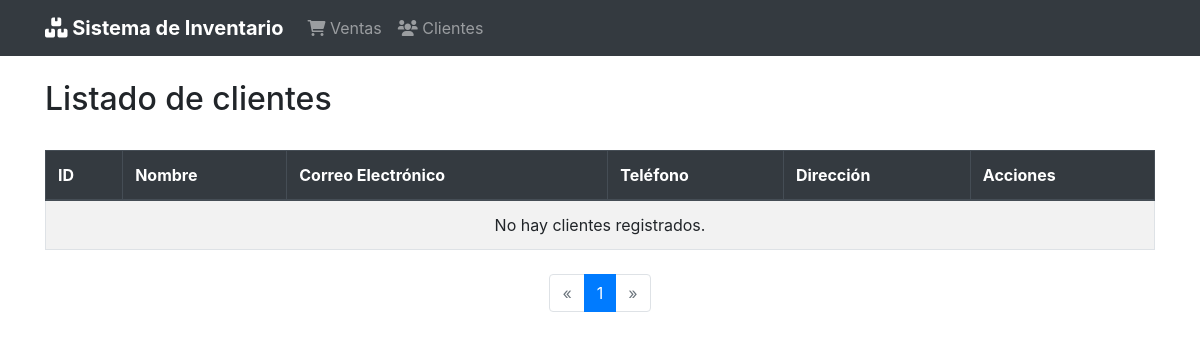
Before: /clientes/lista-cliente with the older database file.
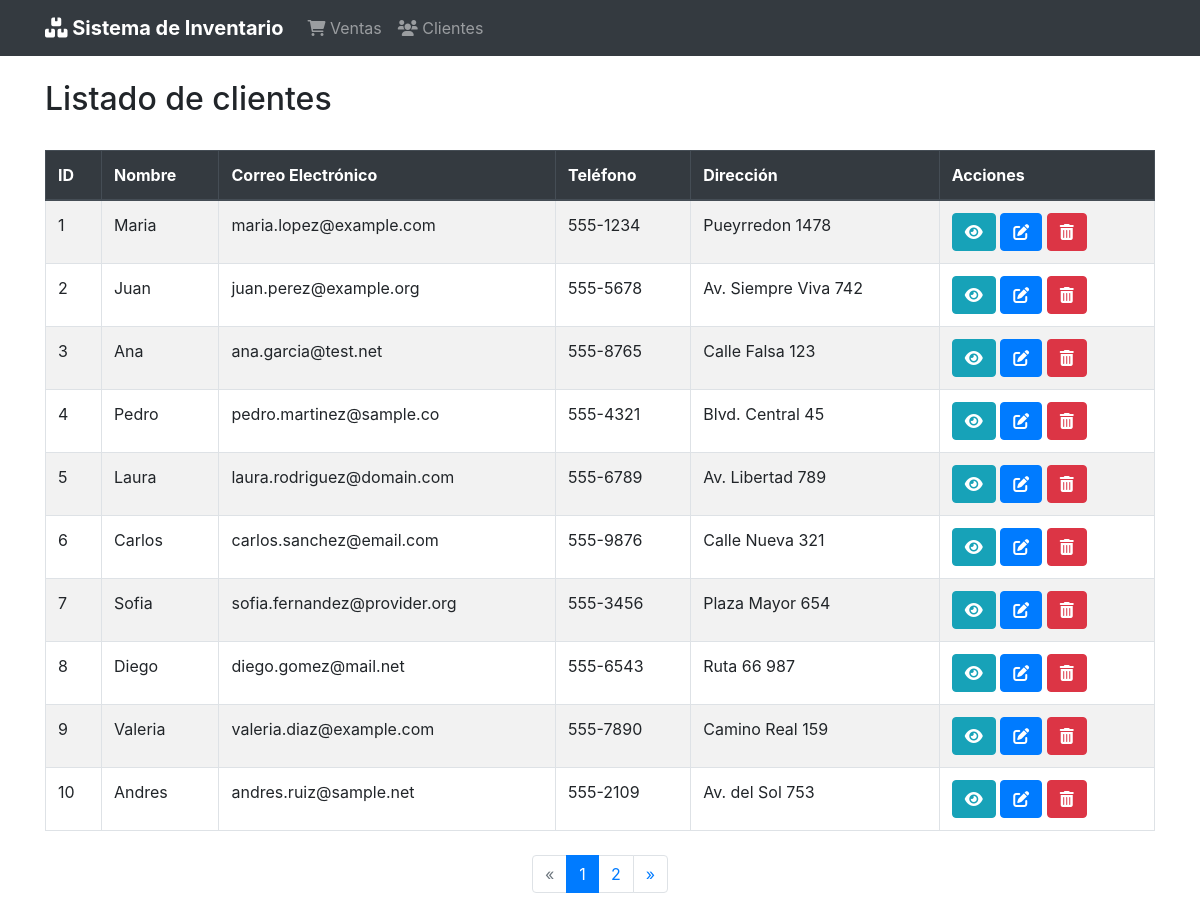
After: the same page with the newer database file.
### cliente/models.py (models this page shows, shortened)
class Cliente(models.Model):
    nombre = models.CharField("Nombre", max_length=100)
    apellido = models.CharField("Apellido", max_length=100)
    numero_documento = models.CharField("Numero de documento", max_length=20, unique=True)
    email = models.EmailField("Email", max_length=254, unique=True)
    telefono = models.CharField("Telefono", max_length=20)
    direccion = models.CharField("Direccion", max_length=200)

### cliente/views.py (the view)
# urls.py: path("lista-cliente", views.ClienteListView.as_view(), name="cliente_list"),
class ClienteListView(ListView):
    model = Cliente
    template_name = "clientes/cliente_list.html"
    context_object_name = "clientes"
    paginate_by = 10
    def get(self, request, *args, **kwargs):
        response = super().get(request, *args, **kwargs)
        if not self.get_queryset().exists():
            messages.info(request, "No hay clientes disponibles.")
        return response

### templates/clientes/cliente_list.html (shortened to what this page needs)
{% extends 'clientes/base.html' %}
{% load bootstrap4 %}
{% load crispy_forms_tags %}
{% block header %}Listado de clientes{% endblock %}
{% block content %}
    <table class="table table-bordered table-striped table-hover">
        <thead class="thead-dark">
            <tr>
                <th>ID</th>
                <th>Nombre</th>
                <th>Correo Electrónico</th>
                <th>Teléfono</th>
                <th>Dirección</th>
                <th>Acciones</th>
            </tr>
        </thead>
        <tbody>
            {% for cliente in clientes %}
            <tr>
                <td>{{ cliente.id }}</td>
                <td>{{ cliente.nombre }}</td>
                <td>{{ cliente.email }}</td>
                <td>{{ cliente.telefono }}</td>
                <td>{{ cliente.direccion }}</td>
                <td>
                    <div>
                        <a href="{% url 'clientes:cliente_detail' cliente.pk %}" class="btn btn-info" title="Ver detalle">
                            <i class="fas fa-eye"></i>
                        </a>
                        <a href="{% url 'clientes:cliente_form' cliente.pk %}" class="btn btn-primary" title="editar">
                            <i class="fas fa-edit"></i>
                        </a>
                        <a href="{% url 'clientes:cliente_confirm_delete' cliente.pk %}" class="btn btn-danger" title="eliminar">
                            <i class="fas fa-trash-alt"></i>
                        </a>
                    </div>
                </td>
            </tr>
            {% empty %}
            <tr>
                <td colspan="6" class="text-center">No hay clientes registrados.</td>
            </tr>
            {% endfor %}
        </tbody>
    </table>
    {% include 'paginator.html' %}
{% endblock content %}

Changed rows visible on the page:
added Cliente: id "1", nombre "Maria", email "maria.lopez@example.com", telefono "555-1234", direccion "Pueyrredon 1478"
added Cliente: id "2", nombre "Juan", email "juan.perez@example.org", telefono "555-5678", direccion "Av. Siempre Viva 742"
added Cliente: id "3", nombre "Ana", email "ana.garcia@test.net", telefono "555-8765", direccion "Calle Falsa 123"
added Cliente: id "4", nombre "Pedro", email "pedro.martinez@sample.co", telefono "555-4321", direccion "Blvd. Central 45"
added Cliente: id "5", nombre "Laura", email "laura.rodriguez@domain.com", telefono "555-6789", direccion "Av. Libertad 789"
added Cliente: id "6", nombre "Carlos", email "carlos.sanchez@email.com", telefono "555-9876", direccion "Calle Nueva 321"
added Cliente: id "7", nombre "Sofia", email "sofia.fernandez@provider.org", telefono "555-3456", direccion "Plaza Mayor 654"
added Cliente: id "8", nombre "Diego", email "diego.gomez@mail.net", telefono "555-6543", direccion "Ruta 66 987"
added Cliente: id "9", nombre "Valeria", email "valeria.diaz@example.com", telefono "555-7890", direccion "Camino Real 159"
added Cliente: id "10", nombre "Andres", email "andres.ruiz@sample.net", telefono "555-2109", direccion "Av. del Sol 753"
Other visible differences:
new list line: "2"
text no longer shown: "No hay clientes registrados."
